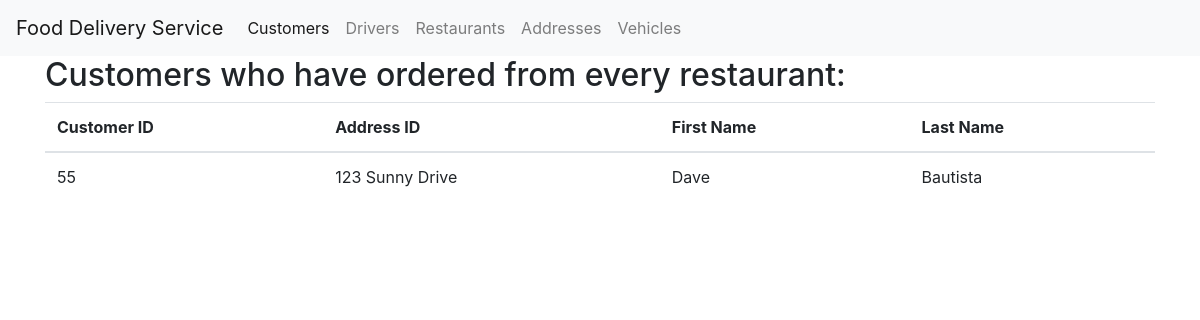
The app's page /division with its own data.
### tables this page shows
CREATE TABLE Customer (
	customer_id integer,
	customer_address char(200),
	first_name char(50),
    last_name char(50),
	PRIMARY KEY (customer_id)
);

### app.py (the view)
@app.route('/division')
def customer_restaurants_orders():
    tableData = raw_select_query("SELECT * FROM Customer c WHERE NOT EXISTS (SELECT r.restaurant_id FROM  Restaurant r EXCEPT SELECT DISTINCT o.restaurant_id FROM OrderTakesHas o WHERE o.customer_id = c.customer_id)")
    return render_template('customerRestaurant.html', tableData = tableData)

### app.py (called while the page is built)
def raw_select_query(query: str):
    db_conn = sqlite3.connect("food_delivery.db")
    cur = db_conn.cursor()
    out = []
    for row in cur.execute(query):
        out.append(row)
    return out

### templates/customerRestaurant.html
{% extends 'base.html' %}
{% block content %}
<h2>Customers who have ordered from every restaurant:</h2>
    <div>
        <table class="table">
            <thead>
              <tr>
                <th scope="col">Customer ID</th>
                <th scope="col">Address ID</th>
                <th scope="col">First Name</th>
                <th scope="col">Last Name</th>
              </tr>
            </thead>
            {% for user in tableData %}
            <tbody>
              <td>{{ user[0] }} </td>
              <td>{{ user[1] }} </td>
              <td>{{ user[2] }} </td>
              <td>{{ user[3] }} </td>
            </tbody>
            {% endfor %}
          </table>
        </div>
{% endblock %}

### records on screen
Customer: customer_id "55", customer_address "123 Sunny Drive", first_name "Dave", last_name "Bautista"
